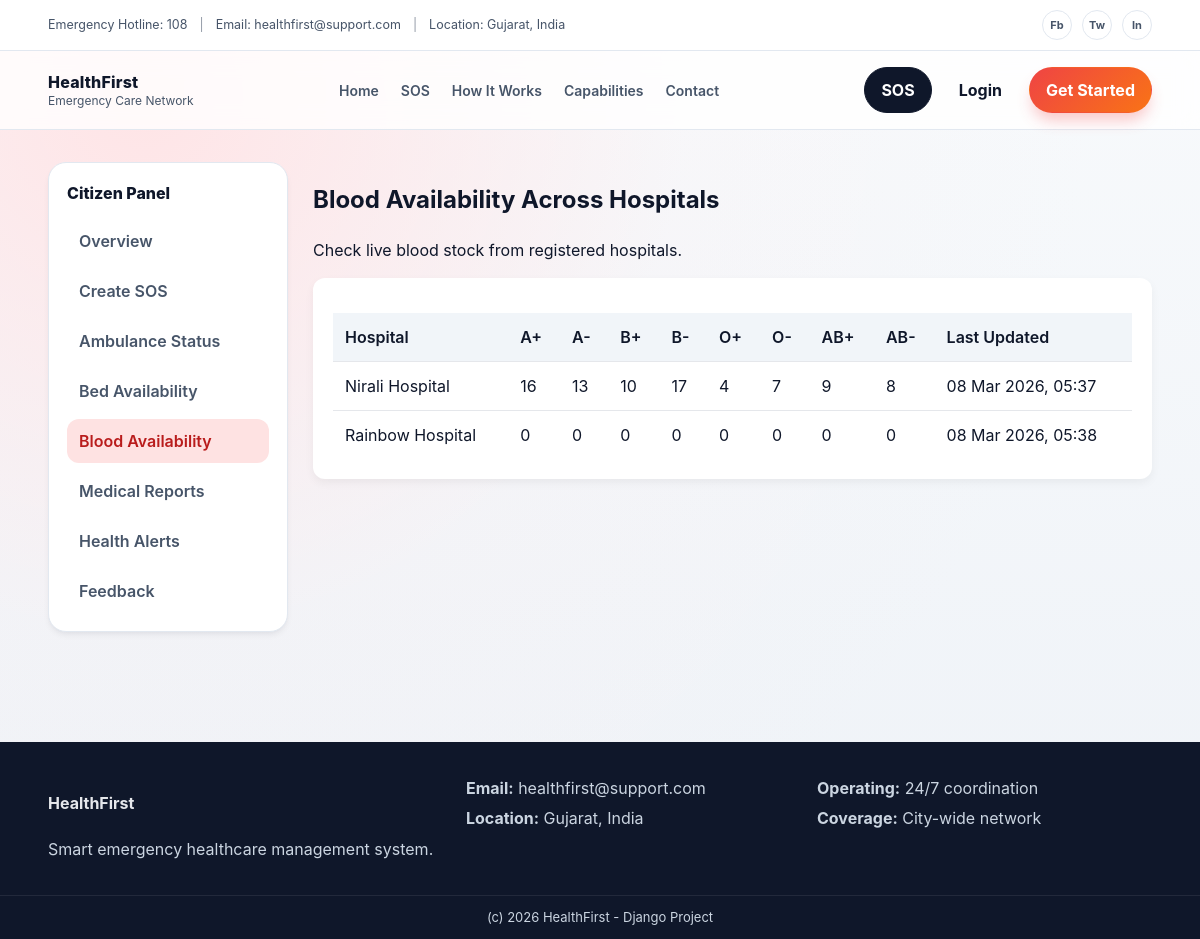
The page /bloodbank/view-bloods/ on the database its author committed.
### bloodbank/models.py (models this page shows, shortened)
class BloodAvailability(models.Model):
    hospital = models.OneToOneField(Hospital, on_delete=models.CASCADE)
    a_positive = models.IntegerField(default=0)
    a_negative = models.IntegerField(default=0)
    b_positive = models.IntegerField(default=0)
    b_negative = models.IntegerField(default=0)
    o_positive = models.IntegerField(default=0)
    o_negative = models.IntegerField(default=0)
    ab_positive = models.IntegerField(default=0)
    ab_negative = models.IntegerField(default=0)
    last_updated = models.DateTimeField(auto_now=True)

### hospitals/models.py (models this page shows)
class Hospital(models.Model):
    name = models.CharField(max_length=200)
    address = models.TextField()
    admin = models.OneToOneField(settings.AUTH_USER_MODEL, on_delete=models.CASCADE)
    latitude = models.FloatField(null=True, blank=True)
    longitude = models.FloatField(null=True, blank=True)
    def __str__(self):
        return self.name

### bloodbank/views.py (the view)
# urls.py: path('view-bloods/', views.view_bloods, name='view_bloods'),
def view_bloods(request):
    blood_list = BloodAvailability.objects.select_related('hospital').all()
    return render(request, 'hospitals/view_bloods.html', {'blood_list': blood_list})

### templates/hospitals/view_bloods.html (shortened to what this page needs)
{% extends "base.html" %}
{% block content %}
<section class="dash">
<div class="container dash-layout">
<aside class="dash-sidebar">
<div class="dash-brand">Citizen Panel</div>
<nav class="dash-menu">
<a href="{% url 'dashboard' %}">Overview</a>
<a href="{% url 'raise_sos' %}">Create SOS</a>
<a href="{% url 'ambulance_status' %}">Ambulance Status</a>
<a href="{% url 'hospitals:view_beds' %}">Bed Availability</a>
<a class="active" href="{% url 'bloodbank:view_bloods' %}">Blood Availability</a>
<a href="{% url 'my_reports' %}">Medical Reports</a>
<a href="{% url 'citizen_alerts' %}">Health Alerts</a>
<a href="{% url 'feedback:submit_feedback' %}">Feedback</a>
</nav>
</aside>
<div class="dash-content">
<div class="dash-head">
<h1>Blood Availability Across Hospitals</h1>
<p class="muted">Check live blood stock from registered hospitals.</p>
</div>
{% if blood_list %}
<div class="blood-card">
<table class="blood-table">
<thead>
<tr>
<th>Hospital</th>
<th>A+</th>
<th>A-</th>
<th>B+</th>
<th>B-</th>
<th>O+</th>
<th>O-</th>
<th>AB+</th>
<th>AB-</th>
<th>Last Updated</th>
</tr>
</thead>
<tbody>
{% for blood in blood_list %}
<tr>
<td>{{ blood.hospital }}</td>
<td>{{ blood.a_positive }}</td>
<td>{{ blood.a_negative }}</td>
<td>{{ blood.b_positive }}</td>
<td>{{ blood.b_negative }}</td>
<td>{{ blood.o_positive }}</td>
<td>{{ blood.o_negative }}</td>
<td>{{ blood.ab_positive }}</td>
<td>{{ blood.ab_negative }}</td>
<td>{{ blood.last_updated|date:"d M Y, H:i" }}</td>
</tr>
{% endfor %}
</tbody>
</table>
</div>
{% else %}
<div class="blood-card">
<p>No blood data available.</p>
</div>
{% endif %}
</div>
</div>
</section>
{% endblock %}

### static/css/main.css (style rules this page uses)
:root { --brand: #ef4444; --brand-dark: #c81e1e; --midnight: #0f172a; --slate: #475569; --bg: #f7fafc; --panel: #ffffff; --border: #e2e8f0; --shadow: 0 20px 25px -5px rgba(15, 23, 42, 0.1), 0 8px 10px -6px rgba(15, 23, 42, 0.05); --shadow-soft: 0 4px 6px -1px rgba(15, 23, 42, 0.06), 0 2px 4px -2px rgba(15, 23, 42, 0.04); }
* { box-sizing: border-box; -webkit-font-smoothing: antialiased; }
body { margin: 0; font-family: 'Inter', Manrope, "Segoe UI", Arial, sans-serif; color: var(--midnight); background: radial-gradient(circle at 12% 10%, #ffe4e6 0%, rgba(255, 228, 230, 0.1) 40%, transparent 70%), linear-gradient(180deg, #f8fafc 0%, #eef2f7 100%); line-height: 1.5; }
a { text-decoration: none; color: inherit; transition: all 0.2s ease; }
.container { width: min(1150px, 92%); margin: auto; }
.dash { padding: 32px 0 70px; }
.dash-layout { display: grid; grid-template-columns: 240px 1fr; gap: 20px; align-items: start; }
.dash-content { width:100%; min-width:0; }
.dash-sidebar { background: var(--panel); border: 1px solid var(--border); border-radius: 18px; padding: 18px; box-shadow: var(--shadow-soft); position: sticky; top: 110px; height: fit-content; align-self: start; }
.dash-brand { font-weight: 800; margin-bottom: 14px; }
.dash-menu { display: flex; flex-direction: column; gap: 6px; }
.dash-menu a { padding: 10px 12px; border-radius: 12px; font-weight: 600; color: var(--slate); }
.dash-menu a.active { background: #fee2e2; color: #b91c1c; }

### templates/hospitals/view_bloods.html (style rules this page uses)
.dash-layout { display:flex; gap:25px; align-items:flex-start; }
.dash-sidebar { width:240px; flex-shrink:0; }
.dash-content { flex:1; }
.blood-card { background:#fff; padding:20px; border-radius:12px; box-shadow:0 4px 10px rgba(0,0,0,0.05); }
.blood-table { width:100%; border-collapse:collapse; margin-top:15px; }
.blood-table th { background:#f1f5f9; padding:12px; text-align:left; font-weight:600; }
.blood-table td { padding:12px; border-top:1px solid #e5e7eb; }

### rows shown on the page
BloodAvailability: hospital "Nirali Hospital", a_positive "16", a_negative "13", b_positive "10", b_negative "17", o_positive "4", o_negative "7", ab_positive "9", ab_negative "8", last_updated "08 Mar 2026, 05:37"
BloodAvailability: hospital "Rainbow Hospital", a_positive "0", a_negative "0", b_positive "0", b_negative "0", o_positive "0", o_negative "0", ab_positive "0", ab_negative "0", last_updated "08 Mar 2026, 05:38"
